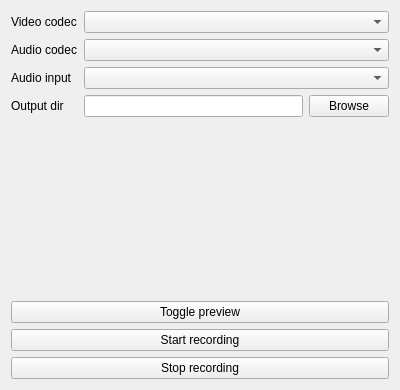
<?xml version="1.0" encoding="UTF-8"?>
<ui version="4.0">
 <class>MainWindow</class>
 <widget class="QMainWindow" name="MainWindow">
  <property name="geometry">
   <rect>
    <x>0</x>
    <y>0</y>
    <width>400</width>
    <height>390</height>
   </rect>
  </property>
  <property name="windowTitle">
   <string>Kiroku</string>
  </property>
  <widget class="QWidget" name="centralWidget">
   <layout class="QVBoxLayout" name="verticalLayout">
    <item>
     <layout class="QFormLayout" name="formLayout">
      <item row="0" column="0">
       <widget class="QLabel" name="label">
        <property name="text">
         <string>Video codec</string>
        </property>
       </widget>
      </item>
      <item row="0" column="1">
       <widget class="QComboBox" name="videoCodec"/>
      </item>
      <item row="1" column="0">
       <widget class="QLabel" name="label_2">
        <property name="text">
         <string>Audio codec</string>
        </property>
       </widget>
      </item>
      <item row="1" column="1">
       <widget class="QComboBox" name="audioCodec"/>
      </item>
      <item row="2" column="0">
       <widget class="QLabel" name="label_3">
        <property name="text">
         <string>Audio input</string>
        </property>
       </widget>
      </item>
      <item row="2" column="1">
       <widget class="QComboBox" name="audioInput"/>
      </item>
      <item row="3" column="0">
       <widget class="QLabel" name="label_4">
        <property name="text">
         <string>Output dir</string>
        </property>
       </widget>
      </item>
      <item row="3" column="1">
       <layout class="QHBoxLayout" name="horizontalLayout">
        <item>
         <widget class="QLineEdit" name="outputDir"/>
        </item>
        <item>
         <widget class="QPushButton" name="browseButton">
          <property name="text">
           <string>Browse</string>
          </property>
         </widget>
        </item>
       </layout>
      </item>
     </layout>
    </item>
    <item>
     <widget class="QPushButton" name="previewButton">
      <property name="text">
       <string>Toggle preview</string>
      </property>
      <property name="checkable">
       <bool>false</bool>
      </property>
     </widget>
    </item>
    <item>
     <widget class="QPushButton" name="startButton">
      <property name="text">
       <string>Start recording</string>
      </property>
     </widget>
    </item>
    <item>
     <widget class="QPushButton" name="stopButton">
      <property name="text">
       <string>Stop recording</string>
      </property>
     </widget>
    </item>
   </layout>
  </widget>
 </widget>
 <layoutdefault spacing="6" margin="11"/>
 <resources/>
 <connections>
  <connection>
   <sender>startButton</sender>
   <signal>clicked()</signal>
   <receiver>MainWindow</receiver>
   <slot>startRecording()</slot>
   <hints>
    <hint type="sourcelabel">
     <x>199</x>
     <y>257</y>
    </hint>
    <hint type="destinationlabel">
     <x>199</x>
     <y>149</y>
    </hint>
   </hints>
  </connection>
  <connection>
   <sender>stopButton</sender>
   <signal>clicked()</signal>
   <receiver>MainWindow</receiver>
   <slot>stopRecording()</slot>
   <hints>
    <hint type="sourcelabel">
     <x>199</x>
     <y>257</y>
    </hint>
    <hint type="destinationlabel">
     <x>199</x>
     <y>149</y>
    </hint>
   </hints>
  </connection>
  <connection>
   <sender>browseButton</sender>
   <signal>clicked()</signal>
   <receiver>MainWindow</receiver>
   <slot>browseDir()</slot>
   <hints>
    <hint type="sourcelabel">
     <x>348</x>
     <y>109</y>
    </hint>
    <hint type="destinationlabel">
     <x>199</x>
     <y>94</y>
    </hint>
   </hints>
  </connection>
  <connection>
   <sender>previewButton</sender>
   <signal>clicked()</signal>
   <receiver>MainWindow</receiver>
   <slot>togglePreview()</slot>
   <hints>
    <hint type="sourcelabel">
     <x>199</x>
     <y>311</y>
    </hint>
    <hint type="destinationlabel">
     <x>199</x>
     <y>194</y>
    </hint>
   </hints>
  </connection>
 </connections>
 <slots>
  <slot>startRecording()</slot>
  <slot>stopRecording()</slot>
  <slot>browseDir()</slot>
  <slot>togglePreview()</slot>
 </slots>
</ui>
